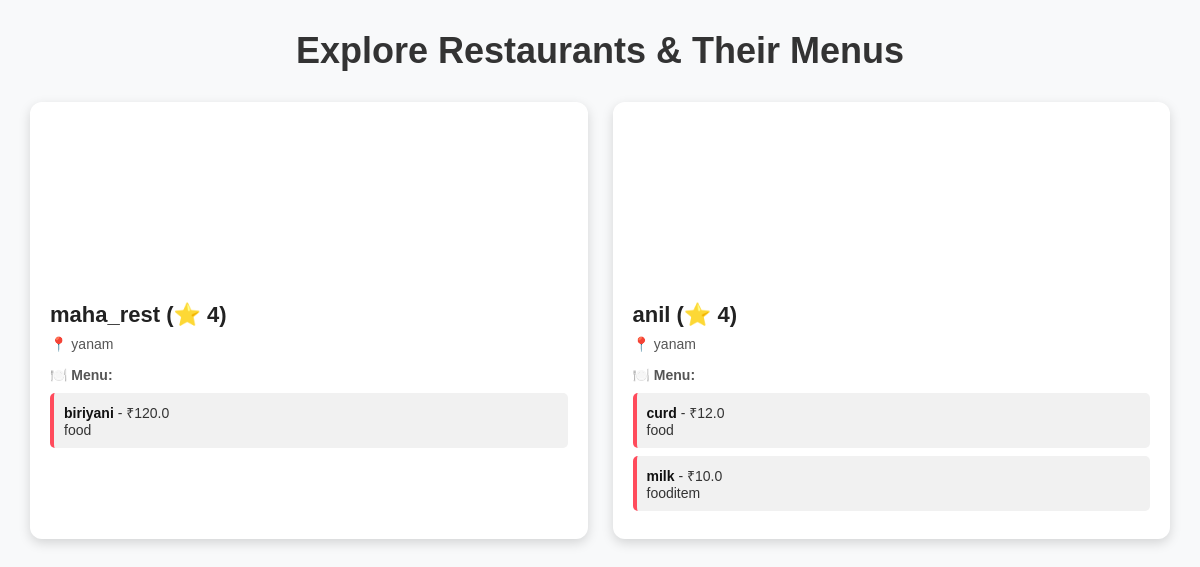
The page / on the database its author committed.
### tables this page shows
CREATE TABLE restaurants (
        id INTEGER PRIMARY KEY AUTOINCREMENT,
        name TEXT NOT NULL,
        location TEXT NOT NULL,
        rating INTEGER NOT NULL
    );

CREATE TABLE food_items (
        id INTEGER PRIMARY KEY AUTOINCREMENT,
        name TEXT NOT NULL,
        description TEXT,
        price REAL NOT NULL,
        restaurant_id INTEGER,
        FOREIGN KEY(restaurant_id) REFERENCES restaurants(id)
    );

### app.py (the view)
@app.get("/", response_class=HTMLResponse)
async def show_restaurants(request: Request):
    data = get_data()
    return templates.TemplateResponse("restaurants.html", {"request": request, "restaurants": data})

### templates/restaurants.html (shortened to what this page needs)
<!DOCTYPE html>
<html lang="en">
<head>
</head>
<body>
    <h1>Explore Restaurants & Their Menus</h1>
    <div class="restaurant-container">
        {% for res in restaurants %}
        <div class="restaurant-card">
            <div class="restaurant-image"></div>
            <div class="restaurant-info">
                <h2>{{ res.name }} (⭐ {{ res.rating }})</h2>
                <p>📍 {{ res.location }}</p>
                <p class="menu-title">🍽️ Menu:</p>
                {% for item in res.food_items %}
                <div class="food-item">
                    <span><strong>{{ item[0] }}</strong> - ₹{{ item[1] }}</span>
                    <span>{{ item[2] }}</span>
                </div>
                {% endfor %}
            </div>
        </div>
        {% endfor %}
    </div>
</body>
</html>

### templates/restaurants.html (style rules this page uses)
* { margin: 0; padding: 0; box-sizing: border-box; font-family: Arial, sans-serif; }
body { background: #f8f9fa; display: flex; flex-direction: column; align-items: center; padding: 30px; }
h1 { font-size: 36px; margin-bottom: 30px; color: #333; opacity: 0; animation: fadeIn 1s ease-in-out forwards; }
.restaurant-container { display: grid; grid-template-columns: repeat(auto-fit, minmax(300px, 1fr)); gap: 25px; max-width: 1200px; width: 100%; opacity: 0; animation: fadeInUp 1s ease-in-out forwards 0.5s; }
.restaurant-card { background: #fff; border-radius: 12px; box-shadow: 0 4px 12px rgba(0, 0, 0, 0.15); overflow: hidden; transition: transform 0.3s ease, box-shadow 0.3s ease; }
.restaurant-image { width: 100%; height: 180px; background: url('img/banner.jpg') center/cover no-repeat; }
.restaurant-info { padding: 20px; }
.restaurant-info h2 { font-size: 22px; color: #222; margin-bottom: 8px; }
.restaurant-info p { font-size: 14px; color: #555; margin-bottom: 10px; }
.menu-title { margin-top: 15px; font-size: 16px; font-weight: bold; color: #444; }
.food-item { background: #f1f1f1; padding: 10px; margin: 8px 0; border-left: 4px solid #ff4b5c; border-radius: 5px; }
.food-item span { display: block; font-size: 14px; color: #333; }
.food-item strong { color: #111; }

### rows shown on the page
restaurants: name "maha_rest", rating "4", location "yanam"
food_items: name "biriyani", price "120.0", description "food"
restaurants: name "anil", rating "4", location "yanam"
food_items: name "curd", price "12.0", description "food"
food_items: name "milk", price "10.0", description "fooditem"
